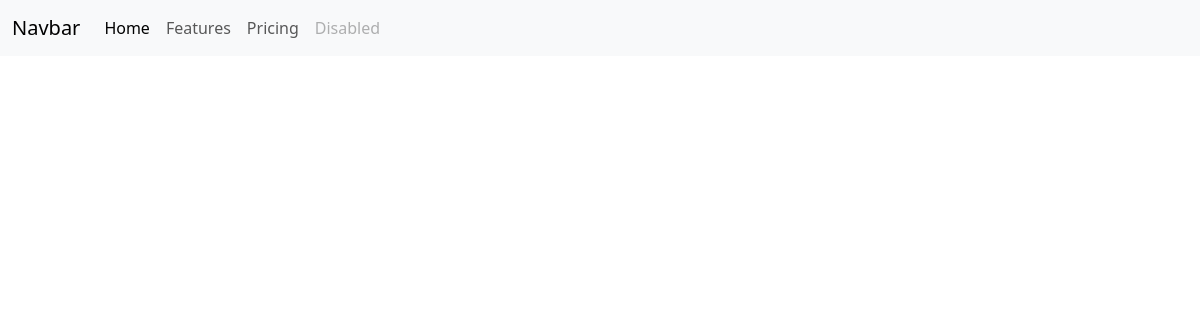
Before: /oceans/ with the older database file.
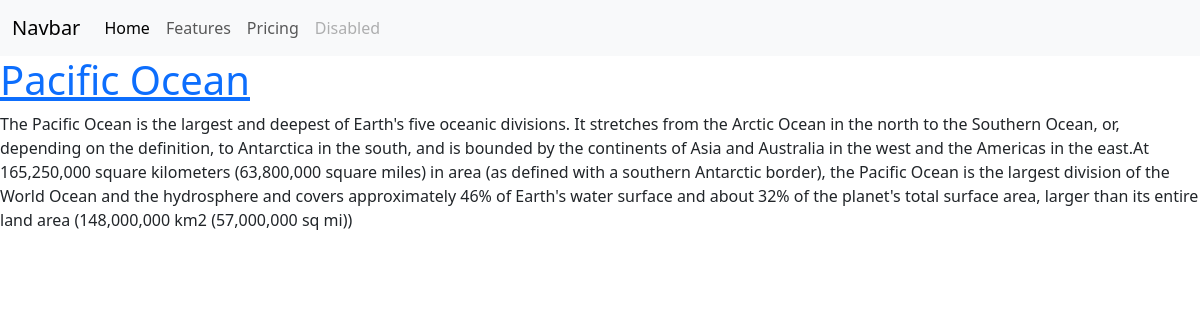
After: the same page with the newer database file.
### waterbodyApp/models.py (models this page shows, shortened)
class Ocean(models.Model):
    name = models.CharField(max_length=150)
    description = models.TextField()
    size = models.FloatField()
    latitude=models.FloatField()
    longitude =models.FloatField()
    isSalty = models.BooleanField(default=False)
    updated_at = models.DateTimeField(auto_now=True)
    created_at = models.DateTimeField(auto_now_add=True)

### waterbodyApp/views.py (the view)
# urls.py: 2. Add a URL to urlpatterns:  path('', views.home, name='home')
def home(request):
    oceans = Ocean.objects.all()
    context = {"oceans":oceans}
    return render(request,'waterbodyApp/oceans.html',context)

### waterbodyApp/templates/waterbodyApp/oceans.html
{% extends 'base.html' %}
{% block content %}
<div class="containeo">
{% for ocean in oceans %}
    <h1> <a href="{% url 'read-ocean' ocean.id %}">{{ocean.name}}</a></h1>
    <p>{{ocean.description}}</p>
{% endfor %}
</div>
{% endblock %}

Changed rows visible on the page:
added Ocean: name "Pacific Ocean", description "The Pacific Ocean is the largest and deepest of Earth's five oceanic divisions. It stretches from the Arctic Ocean in the north to the Southern Ocean, or, depending on the definition, to Antarctica in the south, and is bounded by the continents of Asia and Australia in the west and the Americas in the east.At 165,250,000 square kilometers (63,800,000 square miles) in area (as defined with a southern Antarctic border), the Pacific Ocean is the largest division of the World Ocean and the hydrosphere and covers approximately 46% of Earth's water surface and about 32% of the planet's total surface area, larger than its entire land area (148,000,000 km2 (57,000,000 sq mi))"
